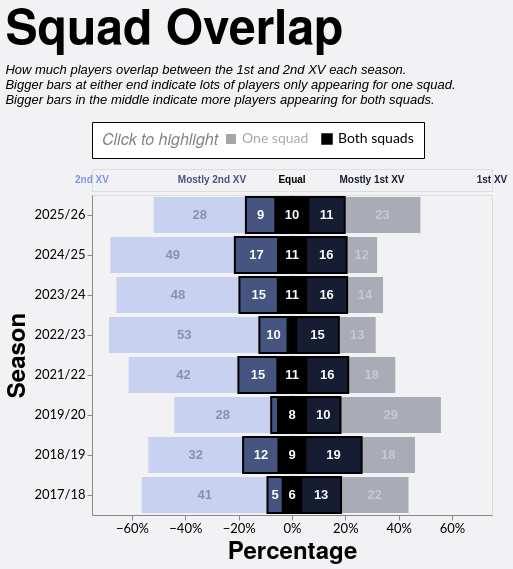

Write a Vega-Lite specification for this figure.
### Vega-Lite specification from a JSON file in a GitHub repository (floating-point values rounded to 4 significant figures)
{"config": {"axis": {"labelFont": "Lato, sans-serif", "titleFont": "PT Sans Narrow, Helvetica Neue, Helvetica, Arial, sans-serif", "labelFontSize": 13, "titleFontSize": 24, "gridColor": "#202947", "gridOpacity": 0.2}, "header": {"labelFont": "PT Sans Narrow, Helvetica Neue, Helvetica, Arial, sans-serif", "titleFont": "PT Sans Narrow, Helvetica Neue, Helvetica, Arial, sans-serif", "labelFontSize": 24, "titleFontSize": 28, "labelFontWeight": "bold", "orient": "left"}, "legend": {"labelFont": "Lato, sans-serif", "titleFont": "PT Sans Narrow, Helvetica Neue, Helvetica, Arial, sans-serif", "labelFontSize": 14, "titleFontSize": 16, "titlePadding": 5, "fillColor": "white", "strokeColor": "black", "padding": 10, "titleFontWeight": "lighter", "titleFontStyle": "italic", "titleColor": "gray", "offset": 10}, "title": {"font": "PT Sans Narrow, Helvetica Neue, Helvetica, Arial, sans-serif", "fontSize": 48, "fontWeight": "bold", "anchor": "start", "align": "center", "titlePadding": 20, "subtitlePadding": 10, "subtitleFontSize": 13, "subtitleColor": "", "subtitleFontStyle": "italic", "offset": 15, "color": "black"}, "axisX": {"labelAngle": 0}, "facet": {"title": null, "header": null, "align": {"row": "each", "column": "each"}}, "resolve": {"scale": {"y": "independent", "facet": "independent"}}, "background": "#f2f1f4"}, "vconcat": [{"data": {"name": "data-3ac57c3fc4e619a5e75a736003a7ffe1"}, "mark": {"type": "text", "align": "center", "baseline": "middle", "fontSize": 10, "fontWeight": "bold", "opacity": 1.0}, "encoding": {"color": {"field": "color", "legend": null, "scale": null, "type": "nominal"}, "text": {"field": "label", "type": "nominal"}, "x": {"axis": null, "field": "x", "type": "quantitative"}}, "height": 22, "width": 400}, {"layer": [{"data": {"name": "data-d285a7403ed98ae579761d64a864032b"}, "mark": {"type": "rule", "color": "#000000", "opacity": 0.3, "size": 1, "strokeDash": [2, 2]}, "encoding": {"x": {"field": "x", "type": "quantitative"}}}, {"data": {"name": "data-37b22525c0b268b129fa90f14b8467be"}, "mark": {"type": "bar"}, "encoding": {"color": {"field": "category", "legend": null, "scale": {"domain": ["1st XV only", "Both (mostly 1st XV)", "Both (equal)", "Both (mostly 2nd XV)", "2nd XV only"], "range": ["#202946", "#161d33", "#000000", "#465480", "#7d96e8"]}, "type": "nominal"}, "opacity": {"condition": {"param": "appearanceSelect", "value": 1.0}, "value": 0.35}, "order": {"field": "render_priority", "sort": "ascending", "type": "quantitative"}, "stroke": {"field": "category_group", "legend": {"orient": "top", "title": "Click to highlight", "titleOrient": "left"}, "scale": {"domain": ["One squad", "Both squads"], "range": ["#00000000", "#000000"]}, "type": "nominal"}, "strokeWidth": {"condition": {"param": "appearanceSelect", "value": 2}, "value": 0}, "tooltip": [{"field": "season", "title": "Season", "type": "ordinal"}, {"field": "category", "title": "Pattern", "type": "nominal"}, {"field": "category_group", "title": "Appearance", "type": "nominal"}, {"field": "players", "title": "Players", "type": "quantitative"}, {"field": "percentage", "format": ".1%", "title": "Percentage", "type": "quantitative"}], "x": {"axis": {"format": "%", "grid": false}, "field": "percentage_start", "scale": {"domain": [-0.75, 0.75], "nice": false}, "title": "Percentage", "type": "quantitative"}, "x2": {"field": "percentage_end"}, "y": {"field": "season", "sort": "descending", "title": "Season", "type": "ordinal"}}, "name": "view_4"}, {"data": {"name": "data-37b22525c0b268b129fa90f14b8467be"}, "mark": {"type": "text", "align": "center", "baseline": "middle", "fontSize": 13, "fontWeight": "bold"}, "encoding": {"color": {"field": "label_color", "legend": null, "scale": null, "type": "nominal"}, "opacity": {"condition": {"param": "appearanceSelect", "value": 1.0}, "value": 0.35}, "text": {"field": "players", "format": ".0f", "type": "quantitative"}, "x": {"field": "label_position", "type": "quantitative"}, "y": {"field": "season", "sort": "descending", "title": "Season", "type": "ordinal"}}, "transform": [{"filter": "datum.percentage >= 0.035"}]}], "height": {"step": 40}, "resolve": {"scale": {"x": "shared"}}, "width": 400}], "params": [{"name": "appearanceSelect", "select": {"type": "point", "fields": ["category_group"]}, "bind": "legend", "views": ["view_4"], "value": [{"category_group": "Both squads"}]}], "spacing": 2, "title": {"text": "Squad Overlap", "subtitle": ["How much players overlap between the 1st and 2nd XV each season.", "Bigger bars at either end indicate lots of players only appearing for one squad.", "Bigger bars in the middle indicate more players appearing for both squads."]}, "$schema": "https://vega.github.io/schema/vega-lite/v5.20.1.json", "datasets": {"data-3ac57c3fc4e619a5e75a736003a7ffe1": [{"x": -0.5, "label": "2nd XV", "color": "#7d96e8"}, {"x": -0.2, "label": "Mostly 2nd XV", "color": "#465480"}, {"x": 0.0, "label": "Equal", "color": "#000000"}, {"x": 0.2, "label": "Mostly 1st XV", "color": "#161d33"}, {"x": 0.5, "label": "1st XV", "color": "#202946"}], "data-d285a7403ed98ae579761d64a864032b": [{"x": 0}], "data-37b22525c0b268b129fa90f14b8467be": [{"type_code": -2, "season": "2017/18", "category": "2nd XV only", "players": 41, "category_group": "One squad", "render_priority": 0, "percentage": 0.4713, "percentage_end": -0.09195, "percentage_start": -0.5632, "label_position": -0.3276, "label_color": "#111827"}, {"type_code": -1, "season": "2017/18", "category": "Both (mostly 2nd XV)", "players": 5, "category_group": "Both squads", "render_priority": 1, "percentage": 0.05747, "percentage_end": -0.03448, "percentage_start": -0.09195, "label_position": -0.06322, "label_color": "white"}, {"type_code": 0, "season": "2017/18", "category": "Both (equal)", "players": 6, "category_group": "Both squads", "render_priority": 1, "percentage": 0.06897, "percentage_end": 0.03448, "percentage_start": -0.03448, "label_position": 6.939e-17, "label_color": "white"}, {"type_code": 1, "season": "2017/18", "category": "Both (mostly 1st XV)", "players": 13, "category_group": "Both squads", "render_priority": 1, "percentage": 0.1494, "percentage_end": 0.1839, "percentage_start": 0.03448, "label_position": 0.1092, "label_color": "white"}, {"type_code": 2, "season": "2017/18", "category": "1st XV only", "players": 22, "category_group": "One squad", "render_priority": 0, "percentage": 0.2529, "percentage_end": 0.4368, "percentage_start": 0.1839, "label_position": 0.3103, "label_color": "white"}, {"type_code": -2, "season": "2018/19", "category": "2nd XV only", "players": 32, "category_group": "One squad", "render_priority": 0, "percentage": 0.3556, "percentage_end": -0.1833, "percentage_start": -0.5389, "label_position": -0.3611, "label_color": "#111827"}, {"type_code": -1, "season": "2018/19", "category": "Both (mostly 2nd XV)", "players": 12, "category_group": "Both squads", "render_priority": 1, "percentage": 0.1333, "percentage_end": -0.05, "percentage_start": -0.1833, "label_position": -0.1167, "label_color": "white"}, {"type_code": 0, "season": "2018/19", "category": "Both (equal)", "players": 9, "category_group": "Both squads", "render_priority": 1, "percentage": 0.1, "percentage_end": 0.05, "percentage_start": -0.05, "label_position": -6.939e-17, "label_color": "white"}, {"type_code": 1, "season": "2018/19", "category": "Both (mostly 1st XV)", "players": 19, "category_group": "Both squads", "render_priority": 1, "percentage": 0.2111, "percentage_end": 0.2611, "percentage_start": 0.05, "label_position": 0.1556, "label_color": "white"}, {"type_code": 2, "season": "2018/19", "category": "1st XV only", "players": 18, "category_group": "One squad", "render_priority": 0, "percentage": 0.2, "percentage_end": 0.4611, "percentage_start": 0.2611, "label_position": 0.3611, "label_color": "white"}, {"type_code": -2, "season": "2019/20", "category": "2nd XV only", "players": 28, "category_group": "One squad", "render_priority": 0, "percentage": 0.3636, "percentage_end": -0.07792, "percentage_start": -0.4416, "label_position": -0.2597, "label_color": "#111827"}, {"type_code": -1, "season": "2019/20", "category": "Both (mostly 2nd XV)", "players": 2, "category_group": "Both squads", "render_priority": 1, "percentage": 0.02597, "percentage_end": -0.05195, "percentage_start": -0.07792, "label_position": -0.06494, "label_color": "white"}, {"type_code": 0, "season": "2019/20", "category": "Both (equal)", "players": 8, "category_group": "Both squads", "render_priority": 1, "percentage": 0.1039, "percentage_end": 0.05195, "percentage_start": -0.05195, "label_position": 1.388e-17, "label_color": "white"}, {"type_code": 1, "season": "2019/20", "category": "Both (mostly 1st XV)", "players": 10, "category_group": "Both squads", "render_priority": 1, "percentage": 0.1299, "percentage_end": 0.1818, "percentage_start": 0.05195, "label_position": 0.1169, "label_color": "white"}, {"type_code": 2, "season": "2019/20", "category": "1st XV only", "players": 29, "category_group": "One squad", "render_priority": 0, "percentage": 0.3766, "percentage_end": 0.5584, "percentage_start": 0.1818, "label_position": 0.3701, "label_color": "white"}, {"type_code": -2, "season": "2021/22", "category": "2nd XV only", "players": 42, "category_group": "One squad", "render_priority": 0, "percentage": 0.4118, "percentage_end": -0.201, "percentage_start": -0.6127, "label_position": -0.4069, "label_color": "#111827"}, {"type_code": -1, "season": "2021/22", "category": "Both (mostly 2nd XV)", "players": 15, "category_group": "Both squads", "render_priority": 1, "percentage": 0.1471, "percentage_end": -0.05392, "percentage_start": -0.201, "label_position": -0.1275, "label_color": "white"}, {"type_code": 0, "season": "2021/22", "category": "Both (equal)", "players": 11, "category_group": "Both squads", "render_priority": 1, "percentage": 0.1078, "percentage_end": 0.05392, "percentage_start": -0.05392, "label_position": 2.776e-17, "label_color": "white"}, {"type_code": 1, "season": "2021/22", "category": "Both (mostly 1st XV)", "players": 16, "category_group": "Both squads", "render_priority": 1, "percentage": 0.1569, "percentage_end": 0.2108, "percentage_start": 0.05392, "label_position": 0.1324, "label_color": "white"}, {"type_code": 2, "season": "2021/22", "category": "1st XV only", "players": 18, "category_group": "One squad", "render_priority": 0, "percentage": 0.1765, "percentage_end": 0.3873, "percentage_start": 0.2108, "label_position": 0.299, "label_color": "white"}, {"type_code": -2, "season": "2022/23", "category": "2nd XV only", "players": 53, "category_group": "One squad", "render_priority": 0, "percentage": 0.5638, "percentage_end": -0.1223, "percentage_start": -0.6862, "label_position": -0.4043, "label_color": "#111827"}, {"type_code": -1, "season": "2022/23", "category": "Both (mostly 2nd XV)", "players": 10, "category_group": "Both squads", "render_priority": 1, "percentage": 0.1064, "percentage_end": -0.01596, "percentage_start": -0.1223, "label_position": -0.06915, "label_color": "white"}, {"type_code": 0, "season": "2022/23", "category": "Both (equal)", "players": 3, "category_group": "Both squads", "render_priority": 1, "percentage": 0.03191, "percentage_end": 0.01596, "percentage_start": -0.01596, "label_position": -3.469e-18, "label_color": "white"}, {"type_code": 1, "season": "2022/23", "category": "Both (mostly 1st XV)", "players": 15, "category_group": "Both squads", "render_priority": 1, "percentage": 0.1596, "percentage_end": 0.1755, "percentage_start": 0.01596, "label_position": 0.09574, "label_color": "white"}, {"type_code": 2, "season": "2022/23", "category": "1st XV only", "players": 13, "category_group": "One squad", "render_priority": 0, "percentage": 0.1383, "percentage_end": 0.3138, "percentage_start": 0.1755, "label_position": 0.2447, "label_color": "white"}, {"type_code": -2, "season": "2023/24", "category": "2nd XV only", "players": 48, "category_group": "One squad", "render_priority": 0, "percentage": 0.4615, "percentage_end": -0.1971, "percentage_start": -0.6587, "label_position": -0.4279, "label_color": "#111827"}, {"type_code": -1, "season": "2023/24", "category": "Both (mostly 2nd XV)", "players": 15, "category_group": "Both squads", "render_priority": 1, "percentage": 0.1442, "percentage_end": -0.05288, "percentage_start": -0.1971, "label_position": -0.125, "label_color": "white"}, {"type_code": 0, "season": "2023/24", "category": "Both (equal)", "players": 11, "category_group": "Both squads", "render_priority": 1, "percentage": 0.1058, "percentage_end": 0.05288, "percentage_start": -0.05288, "label_position": -7.633e-17, "label_color": "white"}, {"type_code": 1, "season": "2023/24", "category": "Both (mostly 1st XV)", "players": 16, "category_group": "Both squads", "render_priority": 1, "percentage": 0.1538, "percentage_end": 0.2067, "percentage_start": 0.05288, "label_position": 0.1298, "label_color": "white"}, {"type_code": 2, "season": "2023/24", "category": "1st XV only", "players": 14, "category_group": "One squad", "render_priority": 0, "percentage": 0.1346, "percentage_end": 0.3413, "percentage_start": 0.2067, "label_position": 0.274, "label_color": "white"}, {"type_code": -2, "season": "2024/25", "category": "2nd XV only", "players": 49, "category_group": "One squad", "render_priority": 0, "percentage": 0.4667, "percentage_end": -0.2143, "percentage_start": -0.681, "label_position": -0.4476, "label_color": "#111827"}, {"type_code": -1, "season": "2024/25", "category": "Both (mostly 2nd XV)", "players": 17, "category_group": "Both squads", "render_priority": 1, "percentage": 0.1619, "percentage_end": -0.05238, "percentage_start": -0.2143, "label_position": -0.1333, "label_color": "white"}, {"type_code": 0, "season": "2024/25", "category": "Both (equal)", "players": 11, "category_group": "Both squads", "render_priority": 1, "percentage": 0.1048, "percentage_end": 0.05238, "percentage_start": -0.05238, "label_position": -7.633e-17, "label_color": "white"}, {"type_code": 1, "season": "2024/25", "category": "Both (mostly 1st XV)", "players": 16, "category_group": "Both squads", "render_priority": 1, "percentage": 0.1524, "percentage_end": 0.2048, "percentage_start": 0.05238, "label_position": 0.1286, "label_color": "white"}, {"type_code": 2, "season": "2024/25", "category": "1st XV only", "players": 12, "category_group": "One squad", "render_priority": 0, "percentage": 0.1143, "percentage_end": 0.319, "percentage_start": 0.2048, "label_position": 0.2619, "label_color": "white"}, {"type_code": -2, "season": "2025/26", "category": "2nd XV only", "players": 28, "category_group": "One squad", "render_priority": 0, "percentage": 0.3457, "percentage_end": -0.1728, "percentage_start": -0.5185, "label_position": -0.3457, "label_color": "#111827"}, {"type_code": -1, "season": "2025/26", "category": "Both (mostly 2nd XV)", "players": 9, "category_group": "Both squads", "render_priority": 1, "percentage": 0.1111, "percentage_end": -0.06173, "percentage_start": -0.1728, "label_position": -0.1173, "label_color": "white"}, {"type_code": 0, "season": "2025/26", "category": "Both (equal)", "players": 10, "category_group": "Both squads", "render_priority": 1, "percentage": 0.1235, "percentage_end": 0.06173, "percentage_start": -0.06173, "label_position": -5.551e-17, "label_color": "white"}, {"type_code": 1, "season": "2025/26", "category": "Both (mostly 1st XV)", "players": 11, "category_group": "Both squads", "render_priority": 1, "percentage": 0.1358, "percentage_end": 0.1975, "percentage_start": 0.06173, "label_position": 0.1296, "label_color": "white"}, {"type_code": 2, "season": "2025/26", "category": "1st XV only", "players": 23, "category_group": "One squad", "render_priority": 0, "percentage": 0.284, "percentage_end": 0.4815, "percentage_start": 0.1975, "label_position": 0.3395, "label_color": "white"}]}}
